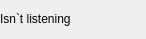
<?xml version="1.0" encoding="UTF-8"?>
<ui version="4.0">
 <class>MainWindow</class>
 <widget class="QMainWindow" name="MainWindow">
  <property name="geometry">
   <rect>
    <x>0</x>
    <y>0</y>
    <width>146</width>
    <height>39</height>
   </rect>
  </property>
  <property name="windowTitle">
   <string>Server</string>
  </property>
  <widget class="QWidget" name="centralWidget">
   <widget class="QLabel" name="ServerStatus">
    <property name="geometry">
     <rect>
      <x>0</x>
      <y>10</y>
      <width>151</width>
      <height>18</height>
     </rect>
    </property>
    <property name="text">
     <string>Isn`t listening</string>
    </property>
   </widget>
  </widget>
  <widget class="QMenuBar" name="menuBar">
   <property name="geometry">
    <rect>
     <x>0</x>
     <y>0</y>
     <width>146</width>
     <height>23</height>
    </rect>
   </property>
  </widget>
 </widget>
 <layoutdefault spacing="6" margin="11"/>
 <resources/>
 <connections/>
</ui>
